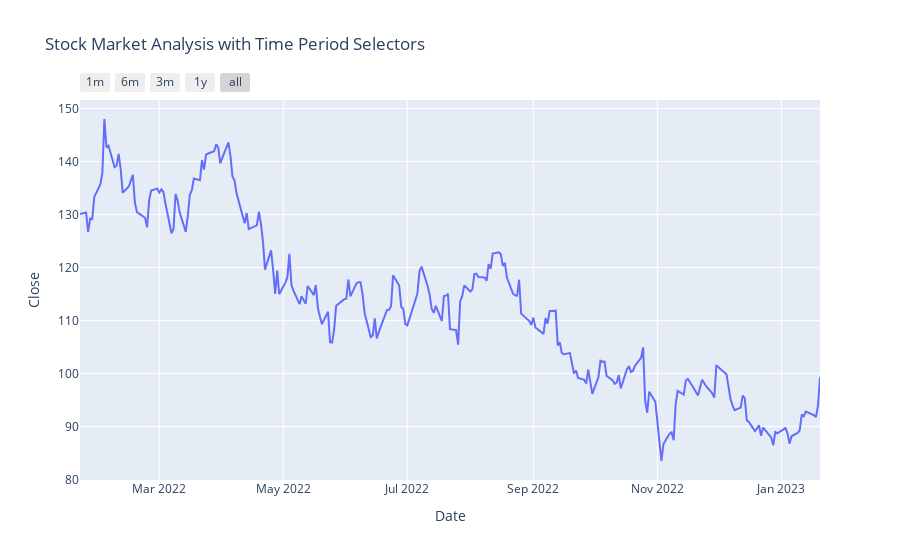

Write notebook code for a chart like this one.
### Markdown cell above
+ Pemilih periode waktu seperti tombol yang menampilkan grafik periode waktu tertentu. Misalnya, setahun, tiga bulan, enam bulan, dll. Berikut adalah cara menambahkan tombol untuk memilih jangka waktu analisis pasar saham:

### Code cell
figure = px.line(data, x='Date', y='Close', 
                 title='Stock Market Analysis with Time Period Selectors')

figure.update_xaxes(
    rangeselector=dict(
        buttons=list([
            dict(count=1, label="1m", step="month", stepmode="backward"),
            dict(count=6, label="6m", step="month", stepmode="backward"),
            dict(count=3, label="3m", step="month", stepmode="backward"),
            dict(count=1, label="1y", step="year", stepmode="backward"),
            dict(step="all")
        ])
    )
)
figure.show()

### Figure 1 — Plotly figure (JSON) as saved in the notebook; plotly's stock layout.template omitted (floating-point values rounded to 4 significant figures; data arrays with more than 128 entries replaced by an {"elided": "..."} marker saying what was removed)
{"data": [{"hovertemplate": "Date=%{x}<br>Close=%{y}<extra></extra>", "legendgroup": "", "line": {"color": "#636efa", "dash": "solid"}, "mode": "lines", "name": "", "orientation": "v", "showlegend": false, "type": "scatter", "x": {"elided": "251 str values"}, "xaxis": "x", "y": {"elided": "251 float values"}, "yaxis": "y"}], "layout": {"legend": {"tracegroupgap": 0}, "title": {"text": "Stock Market Analysis with Time Period Selectors"}, "xaxis": {"anchor": "y", "domain": [0, 1], "rangeselector": {"buttons": [{"count": 1, "label": "1m", "step": "month", "stepmode": "backward"}, {"count": 6, "label": "6m", "step": "month", "stepmode": "backward"}, {"count": 3, "label": "3m", "step": "month", "stepmode": "backward"}, {"count": 1, "label": "1y", "step": "year", "stepmode": "backward"}, {"step": "all"}]}, "title": {"text": "Date"}}, "yaxis": {"anchor": "x", "domain": [0, 1], "title": {"text": "Close"}}}}
